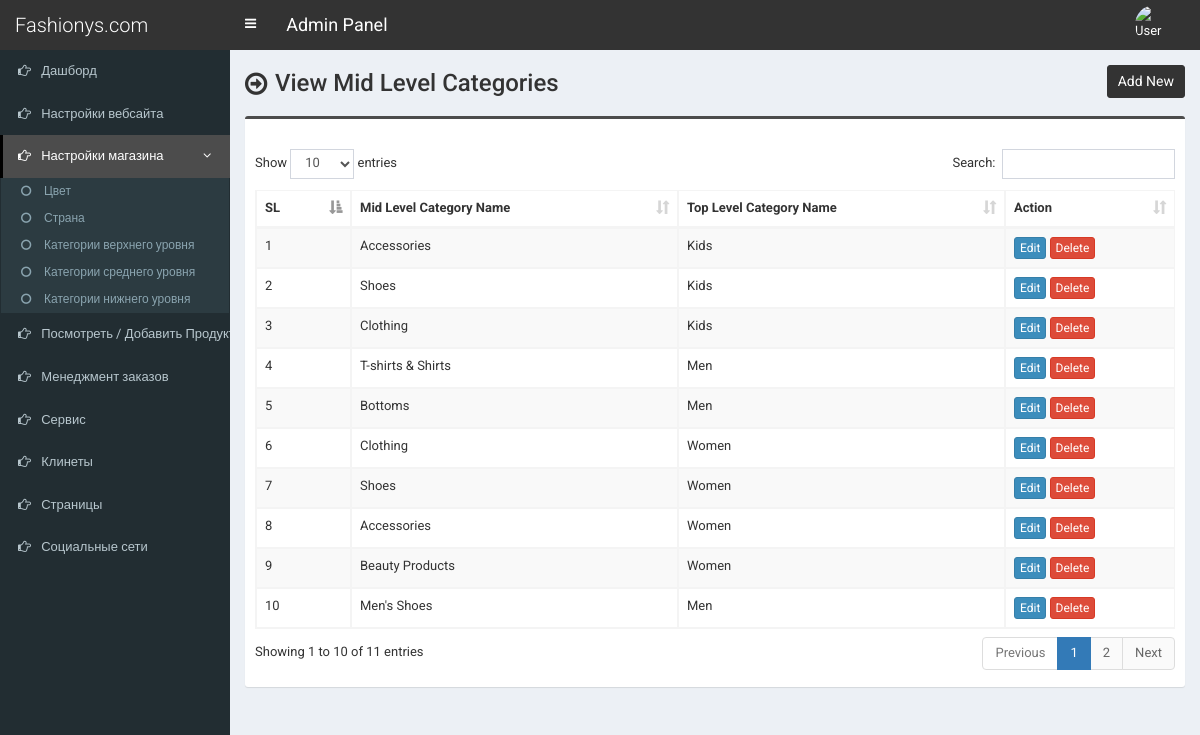
Before: /admin/mid-category.php (signed in) with the older database file.
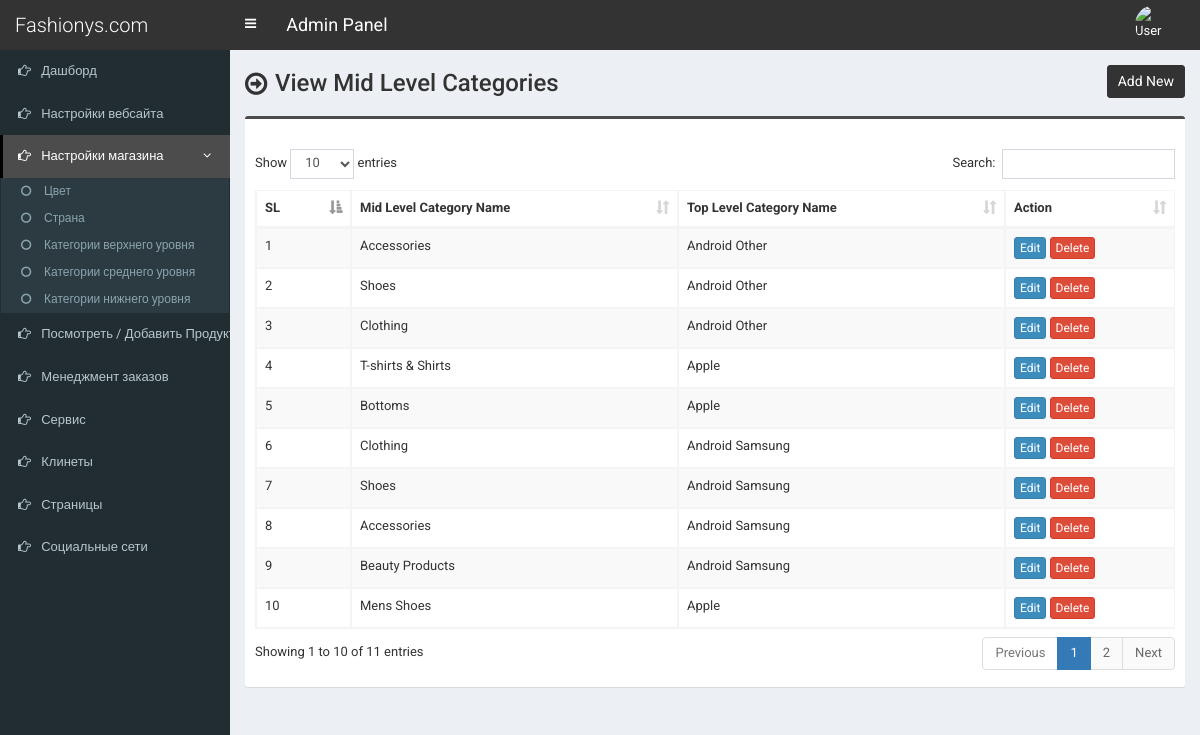
After: the same page with the newer database file.
### tables this page shows
CREATE TABLE `tbl_mid_category` (
  `mcat_id` int(11) NOT NULL,
  `mcat_name` varchar(255) NOT NULL,
  `tcat_id` int(11) NOT NULL
);

CREATE TABLE `tbl_top_category` (
  `tcat_id` int(11) NOT NULL,
  `tcat_name` varchar(255) NOT NULL,
  `show_on_menu` int(1) NOT NULL
);

### admin/mid-category.php (the view, shortened to what this page needs)
<?php require_once('header.php'); ?>
<section class="content-header">
	<div class="content-header-left">
		<h1>View Mid Level Categories</h1>
	</div>
	<div class="content-header-right">
		<a href="mid-category-add.php" class="btn btn-primary btn-sm">Add New</a>
	</div>
</section>
<section class="content">
  <div class="row">
    <div class="col-md-12">
      <div class="box box-info">
        <div class="box-body table-responsive">
          <table id="example1" class="table table-bordered table-striped">
			<thead>
			    <tr>
			        <th>SL</th>
			        <th>Mid Level Category Name</th>
                    <th>Top Level Category Name</th>
			        <th>Action</th>
			    </tr>
			</thead>
            <tbody>
            	<?php
            	$i=0;
            	$statement = $pdo->prepare("SELECT *
                                    FROM tbl_mid_category t1
                                    JOIN tbl_top_category t2
                                    ON t1.tcat_id = t2.tcat_id
                                    ORDER BY t1.mcat_id DESC");
            	$statement->execute();
            	$result = $statement->fetchAll(PDO::FETCH_ASSOC);
            	foreach ($result as $row) {
            		$i++;
            		?>
					<tr>
	                    <td><?php echo $i; ?></td>
	                    <td><?php echo $row['mcat_name']; ?></td>
                        <td><?php echo $row['tcat_name']; ?></td>
	                    <td>
	                        <a href="mid-category-edit.php?id=<?php echo $row['mcat_id']; ?>" class="btn btn-primary btn-xs">Edit</a>
	                        <a href="#" class="btn btn-danger btn-xs" data-href="mid-category-delete.php?id=<?php echo $row['mcat_id']; ?>" data-toggle="modal" data-target="#confirm-delete">Delete</a>
	                    </td>
	                </tr>
            		<?php
            	}
            	?>
            </tbody>
          </table>
        </div>
      </div>
</section>
<?php require_once('footer.php'); ?>

Changed rows visible on the page:
changed through a linked row, tbl_mid_category (number 1 of 10 on the later page): tcat.tcat_name "Kids" → "Android Other"
changed through a linked row, tbl_mid_category (number 2 of 10 on the later page): tcat.tcat_name "Kids" → "Android Other"
changed through a linked row, tbl_mid_category (number 3 of 10 on the later page): tcat.tcat_name "Kids" → "Android Other"
changed through a linked row, tbl_mid_category "T-shirts & Shirts": tcat.tcat_name "Men" → "Apple"
changed through a linked row, tbl_mid_category "Bottoms": tcat.tcat_name "Men" → "Apple"
changed through a linked row, tbl_mid_category (number 6 of 10 on the later page): tcat.tcat_name "Women" → "Android Samsung"
changed through a linked row, tbl_mid_category (number 7 of 10 on the later page): tcat.tcat_name "Women" → "Android Samsung"
changed through a linked row, tbl_mid_category (number 8 of 10 on the later page): tcat.tcat_name "Women" → "Android Samsung"
changed through a linked row, tbl_mid_category "Beauty Products": tcat.tcat_name "Women" → "Android Samsung"
changed tbl_mid_category: mcat_name "Men's Shoes" → "Mens Shoes"; tcat.tcat_name "Men" → "Apple"
